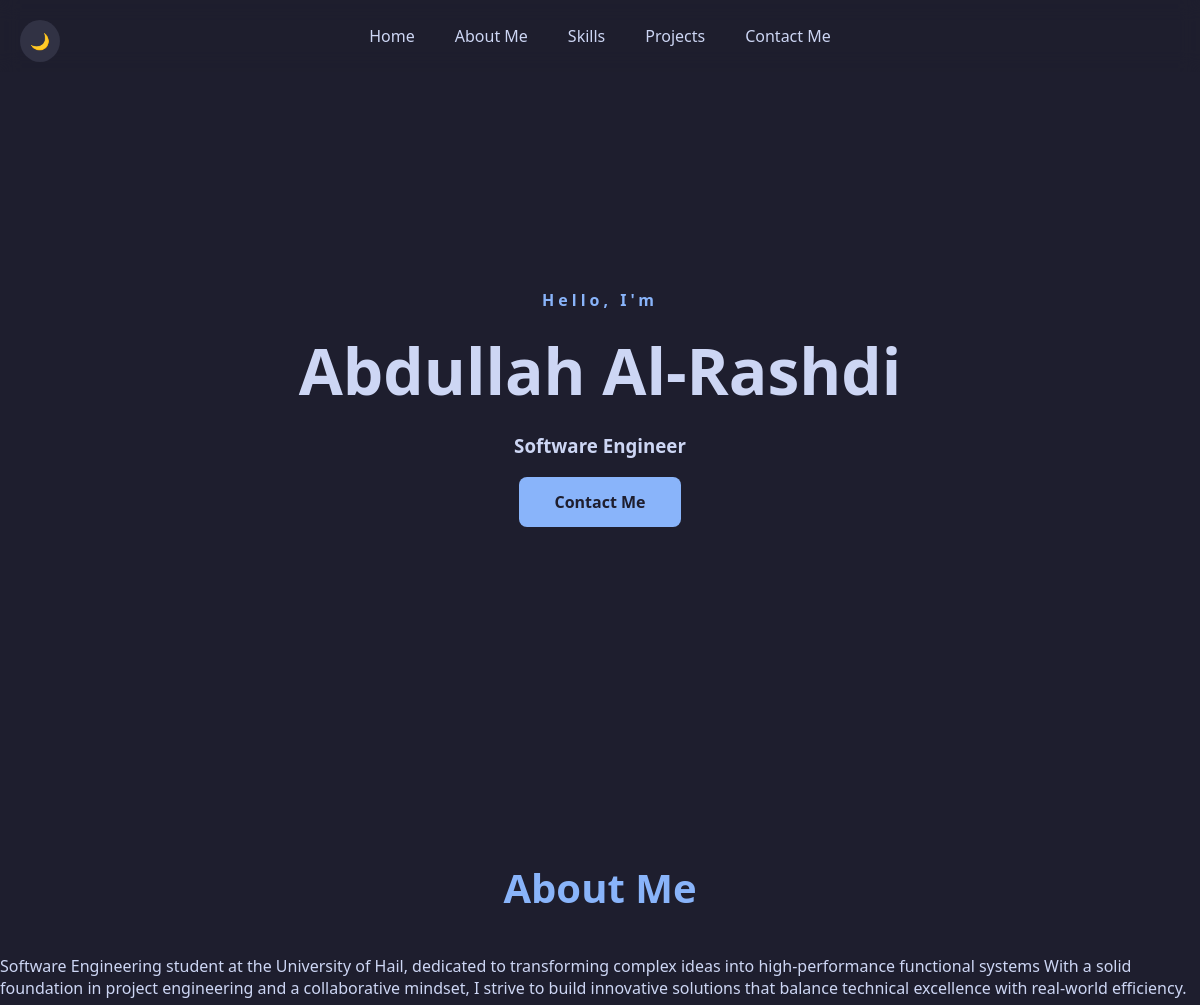
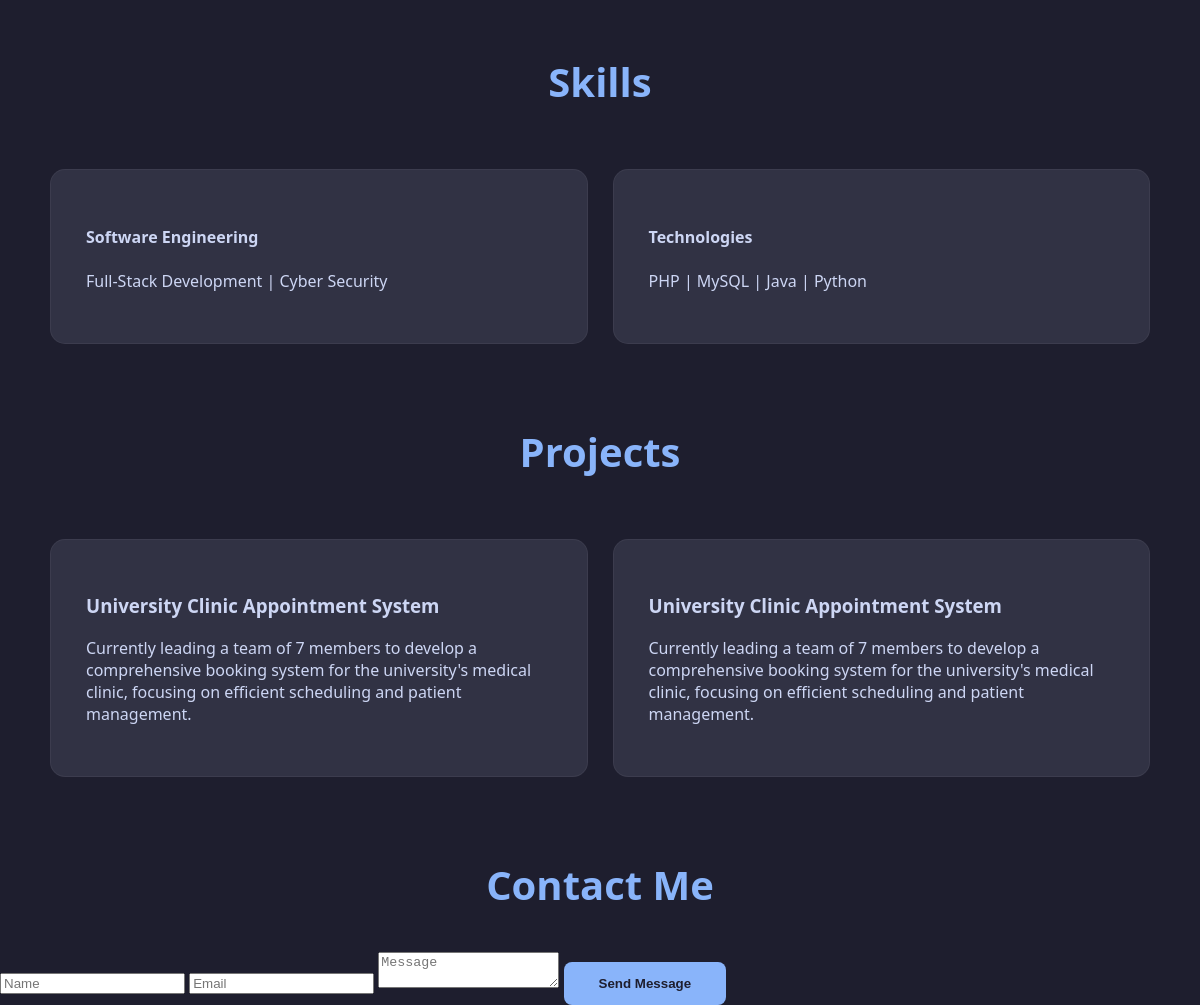
The page / on the database its author committed (2 pictures, top to bottom).
### tables this page shows
CREATE TABLE `user_info` (
  `user_info` int(11) NOT NULL,
  `name` varchar(100) NOT NULL,
  `bio` text NOT NULL,
  `email` varchar(100) NOT NULL
);

CREATE TABLE `projects` (
  `project_name` varchar(100) NOT NULL,
  `description` text NOT NULL
);

### index.php (the view, shortened to what this page needs)
<?php include 'db_connect.php'; ?>
<!DOCTYPE html>
<html lang="en">
<head>
    <link rel="stylesheet" href="style.css">
</head>
<body>
<nav>
    <div class="theme-switch" onclick="toggleTheme()">
        <span id="theme-icon">🌙</span>
    </div>
    <ul class="nav-links">
        <li><a href="#home">Home</a></li>
        <li><a href="#about">About Me</a></li>
        <li><a href="#skills">Skills</a></li>
        <li><a href="#projects">Projects</a></li>
        <li><a href="#contact">Contact Me</a></li>
    </ul>
</nav>
<section id="home" class="hero">
    <div class="hero-content">
        <p class="accent-text">Hello, I'm </p>
        <?php
        $sql = "SELECT * FROM user_info LIMIT 1";
        $result = $conn->query($sql);
        if ($row = $result->fetch_assoc()) {
            echo "<h1>" . $row['name'] . "</h1>";
        }
        ?>
        <h3 class="typewriter">Software Engineer</h3>
        <div class="hero-btns">
            <a href="#contact" class="btn btn-filled">Contact Me</a>
        </div>
    </div>
</section>
<section id="about">
    <h2 class="section-title">About Me</h2>
    <div class="container">
Software Engineering student at the University of Hail,
dedicated to transforming complex ideas into
high-performance functional systems
 With a solid foundation in project engineering and a collaborative mindset, I strive to build innovative solutions that balance technical excellence with real-world efficiency.
</div>
</section>
<section id="skills">
    <h2 class="section-title">Skills</h2>
    <div class="skills-grid">
        <div class="skill-item"><h4>Software Engineering</h4><p>Full-Stack Development | Cyber Security</p></div>
        <div class="skill-item"><h4>Technologies</h4><p>PHP | MySQL | Java | Python</p></div>
    </div>
</section>
<section id="projects">
    <h2 class="section-title">Projects</h2>
    <div class="projects-grid">
        <?php
        $sql_p = "SELECT * FROM projects";
        $result_p = $conn->query($sql_p);
        while($proj = $result_p->fetch_assoc()) {
            echo "<div class='project-card'>";
            echo "<h3>" . $proj['project_name'] . "</h3>";
            echo "<p>" . $proj['description'] . "</p>";
            echo "</div>";
        }
        ?>
    </div>
</section>
<section id="contact">
    <h2 class="section-title">Contact Me</h2>
    <form class="contact-form">
        <input type="text" placeholder="Name">
        <input type="email" placeholder="Email">
        <textarea placeholder="Message"></textarea>
        <button type="button" class="btn btn-filled">Send Message</button>
    </form>
</section>
</body>
</html>

### style.css (style rules this page uses)
:root { --bg-color: #1e1e2e; --text-color: #cdd6f4; --accent: #89b4fa; --card-bg: #313244; --transition: all 0.5s cubic-bezier(0.4, 0, 0.2, 1); }
body { background-color: var(--bg-color); color: var(--text-color); font-family: 'Segoe UI', sans-serif; margin: 0; transition: var(--transition); overflow-y: auto; overflow-x: hidden; }
nav { display: flex; justify-content: center; padding: 25px 0; position: fixed; width: 100%; top: 0; z-index: 1000; background: rgba(30, 30, 46, 0.8); backdrop-filter: blur(10px); }
nav ul.nav-links { list-style: none; display: flex; margin: 0; padding: 0; }
nav ul li { margin: 0 20px; }
nav ul li a { color: var(--text-color); text-decoration: none; font-weight: 500; transition: 0.3s; }
.theme-switch { position: fixed; top: 20px; left: 20px; z-index: 2000; cursor: pointer; background: var(--card-bg); padding: 10px; border-radius: 50%; }
.hero { height: 100vh; display: flex; align-items: center; justify-content: center; text-align: center; }
h1 { font-size: 4rem; margin: 15px 0; }
.accent-text { color: var(--accent); letter-spacing: 4px; font-weight: bold; }
.section-title { color: var(--accent); margin: 60px 0 40px; font-size: 2.5rem; text-align: center; }
.projects-grid, .skills-grid { display: grid; grid-template-columns: repeat(auto-fit, minmax(300px, 1fr)); gap: 25px; padding: 20px; max-width: 1100px; margin: auto; }
.project-card, .skill-item { background: var(--card-bg); padding: 35px; border-radius: 15px; border: 1px solid rgba(255,255,255,0.05); }
.btn { padding: 14px 35px; text-decoration: none; border-radius: 8px; font-weight: bold; transition: 0.3s; display: inline-block; }
.btn-filled { background: var(--accent); color: var(--bg-color); border: none; }

### rows shown on the page
user_info: name "Abdullah Al-Rashdi"
projects: project_name "University Clinic Appointment System", description "Currently leading a team of 7 members to develop a comprehensive booking system for the university's medical clinic, focusing on efficient scheduling and patient management."
projects: project_name "University Clinic Appointment System", description "Currently leading a team of 7 members to develop a comprehensive booking system for the university's medical clinic, focusing on efficient scheduling and patient management."
